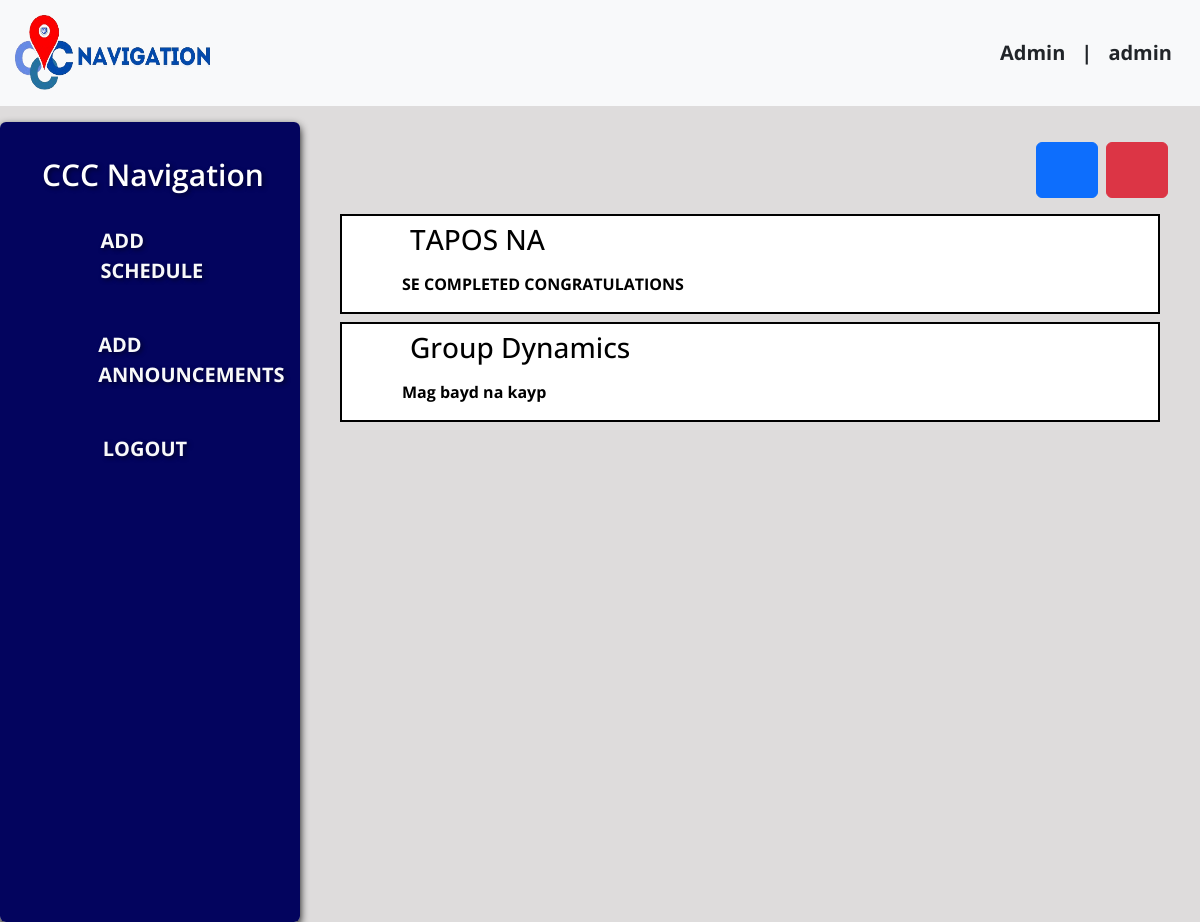
The page /teacher_dash/add_announcement.php (signed in) on the database its author committed.
### tables this page shows
CREATE TABLE `announcements` (
  `announcement_id` int(11) NOT NULL AUTO_INCREMENT,
  `announcement` varchar(255) NOT NULL,
  `announcement_description` varchar(80) NOT NULL,
  `section` varchar(255) NOT NULL,
  PRIMARY KEY (`announcement_id`)
);

### teacher_dash/add_announcement.php (the view, shortened to what this page needs)
<?php
$username = $_SESSION['username'];
include_once 'dbcon.php';
$sql = "SELECT * FROM announcements";
$result = mysqli_query($conn, $sql);
?>
<!DOCTYPE html>
<html lang="en">
<head>
  <link href="https://cdn.jsdelivr.net/npm/bootstrap@5.3.3/dist/css/bootstrap.min.css" rel="stylesheet">
</head>
<body style="background: #dedcdc">
  <nav class="navbar navbar-expand-lg navbar-dark bg-light text-primary position-sticky">
    <div class="container-fluid">
      <div class="d-flex align-items-center">
        <a href="homepage.php" class="navbar-brand text-primary fw-bold" style="font-size: 40px; margin-right: 20px"><img src="img/cnav-logo.png" alt="Logo" class="header-logo" style="width: 200px; height: 80px; margin-right: 20px" /></a>
      </div>
      <div class="collapse navbar-collapse justify-content-end fw-bold" id="navbarSupportedContent">
        <div class="d-flex align-items-center">
          <a href="#" class="navbar-brand text-dark">Admin</a>
          <span class="navbar-brand text-dark">|</span>
          <span class="navbar-brand text-dark me-3"><?php echo htmlspecialchars($username); ?></span>
        </div>
      </div>
    </div>
  </nav>
  <div class="container-fluid mt-3">
    <div class="row">
      <div class="col-lg-3 col-md-9 mb-lg-0 mb-4 px-lg-0">
        <nav class="sidemenu navbar navbar-expand-lg rounded">
          <div class="customs container-fluid flex-lg-column align-items-stretch">
            <h4 class="navbar-brand text-center text-white mb-2" style="font-weight: 600; font-size: 30px">CCC Navigation</h4>
            <div class="collapse flex-column navbar-collapse align-items-start" id="sidemenu">
              <div class="p-1 mb-1 rounded text-white">
                <a href="dashboard.php" type="button" style="font-size: 20px" class="sidebar-link text-decoration-none fw-bold text-light p-3 align-items-center active d-flex">
                  <box-icon name="edit" type="solid" color="#ffffff" size="sm"></box-icon>
                  <span class="side-text ms-3">ADD SCHEDULE</span>
                </a>
              </div>
              <div class="p-1 mb-1 rounded text-white">
                <a href="add_announcement.php" type="button" style="font-size: 20px" class="sidebar-link text-decoration-none fw-bold text-light p-3 align-items-center active d-flex">
                  <box-icon name="megaphone" type="solid" color="#ffffff" size="sm"></box-icon>
                  <span class="side-text ms-3">ADD ANNOUNCEMENTS</span>
                </a>
              </div>
              <div class="p-1 mb-1 rounded text-white">
                <a href="logout.php" type="button" style="font-size: 20px;" class="sidebar-link text-decoration-none fw-bold text-light p-3 align-items-center active d-flex">
                  <box-icon name="exit" type="solid" color="#ffffff" size="sm"></box-icon>
                  <span class="side-text ms-3">LOGOUT</span>
                </a>
              </div>
            </div>
          </div>
        </nav>
      </div>
      <div class="col-lg-9 main-content">
        <div class="container-fluid">
          <div class="d-flex justify-content-end mb-3">
            <button type="button" class="btn btn-primary me-2" data-bs-toggle="modal" data-bs-target="#staticBackdrop">
              <box-icon name="add-to-queue" size="md"></box-icon>
            </button>
            <button type="button" class="btn btn-danger" data-bs-toggle="modal" data-bs-target="#deleteScheds">
              <box-icon name="x" size="md"></box-icon>
            </button>
          </div>
          <div class="row m-2 text-light fw-bold scrollable-dashboard">
            <?php
            if (mysqli_num_rows($result) > 0) {
              while ($row = mysqli_fetch_assoc($result)) {
                echo '<div style="color: black; background-color: white; border: 2px solid black;" class= "mb-2">';
                echo '<div style="color: black;" class="d-flex align-items-center">';
                echo '<box-icon name="megaphone" type="solid" class="me-2" size="lg"></box-icon>';
                echo '<h3 class="mb-0">' . $row["announcement"] . '</h3>';
                echo '</div>';
                echo '<div style = "color: black;" class="d-flex align-items-center mt-2 ms-5">';
                echo '<p>' . $row["announcement_description"] . '</p>';
                echo '</div>';
                echo '</div>';
              }
            } else {
              echo "0 results";
            }
            ?>
          </div>
        </div>
      </div>
    </div>
  </div>
</body>
</html>

### teacher_dash/add_announcement.php (style rules this page uses)
* { font-family: "Open Sans", sans-serif; }
.navbar-brand, .nav-link { font-size: 20px; }
.sidemenu { text-decoration: none; font-size: 30px; color: white; font-weight: 700; position: sticky; top: 0; height: 100vh; overflow-y: auto; background-color: #03045e; box-shadow: 0 4px 8px rgba(0, 0, 0, 1); text-shadow: 2px 2px 4px rgba(0, 0, 0, 0.5); padding: 30px; }
.customs { height: 100%; }
#sidemenu { padding-left: 0; }
.main-content { padding: 20px; }
.sidebar-link { justify-content: flex-start; }
.scrollable-dashboard { max-height: 600px; overflow-y: auto; }
img { width: 100%; }

### rows shown on the page
announcements: announcement "TAPOS NA", announcement_description "SE COMPLETED CONGRATULATIONS"
announcements: announcement "Group Dynamics", announcement_description "Mag bayd na kayp"

### other values the page prints
$username "admin"
